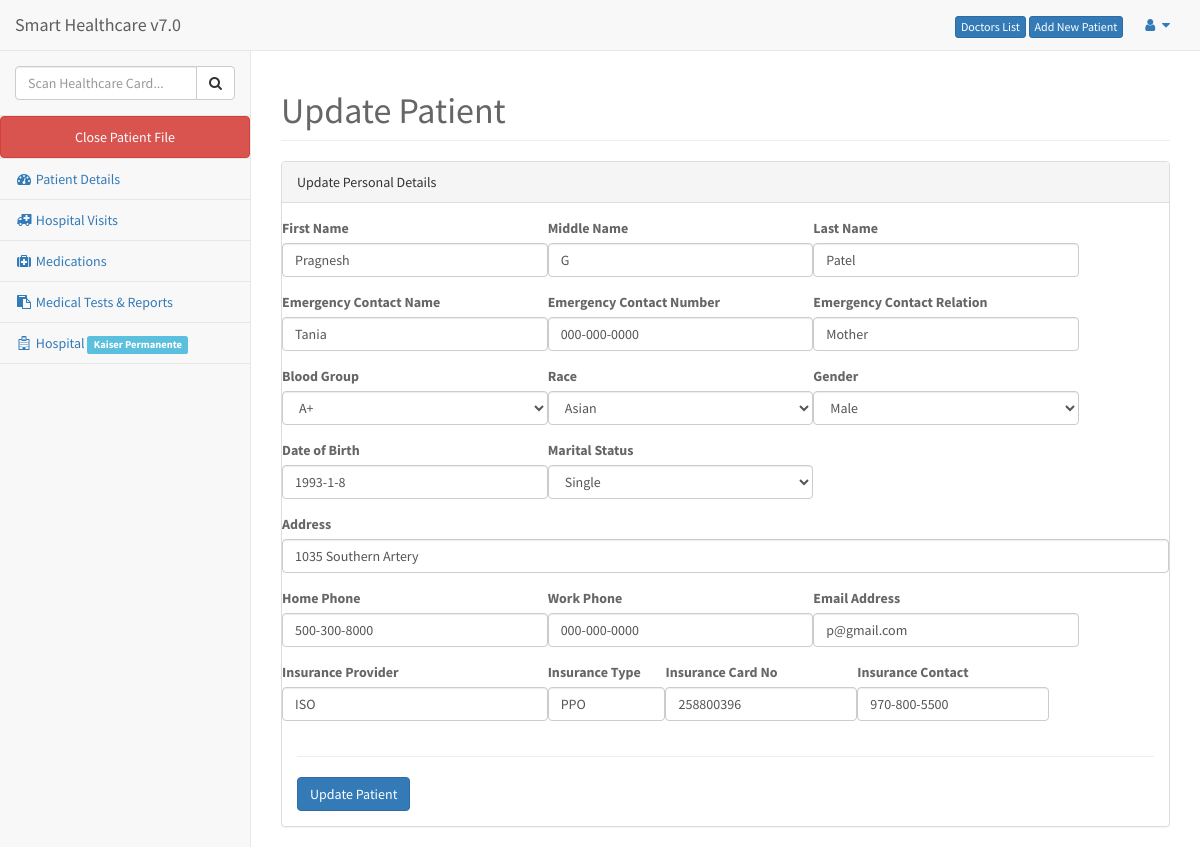
The app's page /editpatient.php?id=1 (signed in) with its own data.
### tables this page shows
CREATE TABLE IF NOT EXISTS `users` (
  `users_id` int(11) NOT NULL AUTO_INCREMENT,
  `fullname` varchar(30) NOT NULL,
  `password` varchar(50) NOT NULL,
  `email` varchar(150) DEFAULT NULL,
  `active` varchar(45) DEFAULT NULL,
  `hospital` varchar(100) DEFAULT NULL,
  PRIMARY KEY (`users_id`)
);

CREATE TABLE IF NOT EXISTS `patients` (
  `patient_id` int(11) NOT NULL AUTO_INCREMENT,
  `patientno` int(45) NOT NULL,
  `firstName` varchar(45) DEFAULT NULL,
  `middleName` varchar(45) DEFAULT NULL,
  `lastName` varchar(45) DEFAULT NULL,
  `emergencyName` varchar(45) DEFAULT NULL,
  `emergencyPhone` varchar(45) DEFAULT NULL,
  `emergencyRelation` varchar(45) DEFAULT NULL,
  `blood_group` varchar(45) DEFAULT NULL,
  `race` varchar(45) DEFAULT NULL,
  `gender` varchar(45) DEFAULT NULL,
  `dob` varchar(50) DEFAULT NULL,
  `marital_status` varchar(45) DEFAULT NULL,
  `address` varchar(255) DEFAULT NULL,
  `home_phone` varchar(45) DEFAULT NULL,
  `work_phone` varchar(45) DEFAULT NULL,
  `email` varchar(150) DEFAULT NULL,
  `insuranceProvider` varchar(45) DEFAULT NULL,
  `insuranceType` varchar(45) DEFAULT NULL,
  `insuranceCardNo` varchar(45) DEFAULT NULL,
  `insurancePhone` varchar(45) DEFAULT NULL,
  `added_time` datetime DEFAULT NULL,
  `ip` varchar(25) DEFAULT NULL,
  `lastvisit_id` int(10) DEFAULT NULL,
  PRIMARY KEY (`patient_id`)
);

### header.php (called while the page is built, shortened)
<?php
include 'includes/class.user.php';
$user = new User();

### includes/class.user.php (called while the page is built, shortened)
<?php
class User {
    public $db;
    public function __construct() {
        $this->db = new mysqli('localhost', 'root', '', 'capstone');
    }
    public function get_patient($id) {
        $sql = "SELECT * FROM patients WHERE patient_id='$id'";
        $result = mysqli_query($this->db, $sql);
        $rows = mysqli_fetch_assoc($result);
        $id = $rows['patient_id'];
        $patientno = $rows['patientno'];
        $firstName = $rows['firstName'];
        $middleName = $rows['middleName'];
        $lastName = $rows['lastName'];
        $emergencyName =$rows['emergencyName'];
        $emergencyPhone =$rows['emergencyPhone'];
        $emergencyRelation =$rows['emergencyRelation'];
        $blood_group = $rows['blood_group'];
        $race = $rows['race'];
        $gender = $rows['gender'];
        $dob = $rows['dob'];
        $marital_status = $rows['marital_status'];
        $address = $rows['address'];
        $home_phone = $rows['home_phone'];
        $work_phone = $rows['work_phone'];
        $email = $rows['email'];
        $insuranceProvider =$rows['insuranceProvider'];
        $insuranceType = $rows['insuranceType'];
        $insuranceCardNo =$rows['insuranceCardNo'];
        $insurancePhone =$rows['insurancePhone'];
        $arr = array('patient_id'=> $id , 'patientno'=> $patientno , 'firstName' => $firstName, 'middleName' => $middleName, 'lastName' => $lastName,
            'emergencyName' => $emergencyName, 'emergencyPhone' => $emergencyPhone, 'emergencyRelation' => $emergencyRelation,
            'blood_group' => $blood_group, 'race' => $race, 'gender' => $gender, 'dob' => $dob, 'marital_status' => $marital_status,
            'address' => $address, 'home_phone' => $home_phone, 'work_phone' => $work_phone, 'email' => $email,
             'insuranceProvider' => $insuranceProvider, 'insuranceType' => $insuranceType, 'insuranceCardNo' => $insuranceCardNo, 'insurancePhone' => $insurancePhone);
        return $arr;
    }
    public function getHospitalNamefromUsers($id){
        $sql = "SELECT * FROM users WHERE users_id='$id'";
        $result = mysqli_query($this->db, $sql);
        $rows = mysqli_fetch_assoc($result);
        $hospitalname = $rows['hospital'];
        return $hospitalname;
    }
}

### editpatient.php (the view, shortened to what this page needs)
<?php
include 'header.php';
if (!(isset($_SESSION['id']) && $_SESSION['id'] != '')) {
      header ("Location: login.php");
}
 else {
  $patientid = $_GET['id'];
  $get_patient = $user->get_patient($patientid);
?>
<?php include 'head.php';?>
<body>
<div id="wrapper">
    <?php include 'nav.php'; ?>
    <div id="page-wrapper">
        <div class="row">
            <div class="col-lg-12">
                <h1 class="page-header">Update Patient</h1>
            </div>
        </div>
        <div class="row">
            <div class="col-lg-12">
                <div class="panel panel-default">
                    <div class="panel-heading">
                       Update Personal Details
                    </div>
                    <div class="panel-body">
                        <div class="row">
                            <div class="col-lg-12">
                                 <form class="form-horizontal group-border-dashed" action="#" method="POST" enctype="multipart/form-data" >
                                    <div class="row">
                                        <div class="form-group col-lg-4">
                                            <label>First Name</label>
                                            <input type="text" required placeholder="First Name" id="firstname" name="firstname" value="<?php echo $get_patient['firstName']; ?>" class="form-control" tabindex="1">
                                        </div>
                                        <div class="form-group col-lg-4">
                                            <label>Middle Name</label>
                                            <input type="text" required placeholder="First Name" id="middlename" name="middlename" value="<?php echo $get_patient['middleName']; ?>" class="form-control" tabindex="2">
                                        </div>
                                        <div class="form-group col-lg-4">
                                            <label>Last Name</label>
                                            <input type="text" required placeholder="Last Name" id="lastname" name="lastname" value="<?php echo $get_patient['lastName']; ?>" class="form-control" tabindex="3">
                                        </div>
                                    </div>
                                    <div class="row">
                                        <div class="form-group col-lg-4">
                                            <label>Emergency Contact Name</label>
                                            <input type="text" required placeholder="Emergency Contact Name" id="emergencyname" name="emergencyname" value="<?php echo $get_patient['emergencyName']; ?>" class="form-control" tabindex="4">
                                        </div>
                                        <div class="form-group col-lg-4">
                                            <label>Emergency Contact Number</label>
                                            <input type="text" required placeholder="Emergency Contact Number" id="emergencynumber" name="emergencynumber" value="<?php echo $get_patient['emergencyPhone']; ?>" class="form-control" tabindex="5">
                                        </div>
                                        <div class="form-group col-lg-4">
                                            <label>Emergency Contact Relation</label>
                                            <input type="text" required placeholder="Emergency Contact Relation" id="emergencyrelation" name="emergencyrelation" value="<?php echo $get_patient['emergencyRelation']; ?>" class="form-control" tabindex="6">
                                        </div>
                                    </div>
                                    <div class="row">
                                        <div class="form-group col-lg-4">
                                            <label>Blood Group</label>
                                            <select required name="bloodgroup" class="form-control" tabindex="7">
                                                <option value="A+"<?php if ($get_patient['blood_group'] === 'A+') echo 'selected="selected"'?> >A+</option>
                                            </select>
                                        </div>
                                        <div class="form-group col-lg-4">
                                            <label>Race</label>
                                            <select required name="race" class="form-control" tabindex="8">
                                                <option value="Asian"<?php if ($get_patient['race'] === 'Asian') echo 'selected="selected"'?>>Asian</option>
                                            </select>
                                        </div>
                                        <div class="form-group col-lg-4">
                                            <label>Gender</label>
                                            <select required name="gender" class="form-control" tabindex="9">
                                                <option value="Male"<?php if ($get_patient['gender'] === 'Male') echo 'selected="selected"'?>>Male</option>
                                            </select>
                                        </div>
                                    </div>
                                    <div class="row">
                                        <div class="form-group col-lg-4">
                                            <label>Date of Birth</label>
                                            <input class="span2 form-control" id="dob" name="dob" type="text" value="<?php echo $get_patient['dob']; ?>" placeholder="mm/dd/yyyy" tabindex="10">
                                        </div>
                                        <div class="form-group col-lg-4">
                                            <label>Marital Status</label>
                                            <select required name="maritalstatus" class="form-control" tabindex="11">
                                                <option value="Single"<?php if ($get_patient['marital_status'] === 'Single') echo 'selected="selected"'?>>Single</option>
                                            </select>
                                        </div>
                                    </div>
                                    <div class="form-group">
                                        <label>Address</label>
                                        <input type="text" required  placeholder="Address" name="address" value="<?php echo $get_patient['address']; ?>" class="form-control" tabindex="12">
                                    </div>
                                    <div class="row">
                                        <div class="form-group col-lg-4">
                                            <label>Home Phone</label>
                                            <input type="text" required  placeholder="Home Phone" name="homephone" value="<?php echo $get_patient['home_phone']; ?>" class="form-control" tabindex="13">
                                        </div>
                                        <div class="form-group col-lg-4">
                                            <label>Work Phone</label>
                                            <input type="text" required  placeholder="Work Phone" name="workphone" value="<?php echo $get_patient['work_phone']; ?>" class="form-control" tabindex="14">
                                        </div>
                                        <div class="form-group col-lg-4">
                                            <label>Email Address</label>
                                            <input type="text" required  placeholder="Email Address" name="email" value="<?php echo $get_patient['email']; ?>" class="form-control" tabindex="15">
                                        </div>
                                    </div>
                                    <div class="row">
                                        <div class="form-group col-lg-4">
                                            <label>Insurance Provider</label>
                                            <input type="text" required  placeholder="Insurance Provider" name="insuranceprovider" value="<?php echo $get_patient['insuranceProvider']; ?>" class="form-control" tabindex="16">
                                        </div>
                                        <div class="form-group col-lg-2">
                                            <label>Insurance Type</label>
                                            <input type="text" required  placeholder="Insurance Provider" name="insurancetype" value="<?php echo $get_patient['insuranceType']; ?>" class="form-control" tabindex="17">
                                        </div>
                                        <div class="form-group col-lg-3">
                                            <label>Insurance Card No</label>
                                            <input type="text" required  placeholder="Insurance Card No" name="insurancecardno" value="<?php echo $get_patient['insuranceCardNo']; ?>" class="form-control" tabindex="18">
                                        </div>
                                        <div class="form-group col-lg-3">
                                            <label>Insurance Contact</label>
                                            <input type="text" required  placeholder="Insurance Contact" name="insurancephone" value="<?php echo $get_patient['insurancePhone']; ?>" class="form-control" tabindex="19">
                                        </div>
                                    </div>
                                    <hr>
                                    <button type="submit" name="submit" class="btn btn-primary">Update Patient</button>
                                </form>
                            </div>
                        </div>
                    </div>
                </div>
            </div>
        </div>
    </div>
</div>
<?php
include 'footer.php';
}?>

### nav.php (shortened to what this page needs)
<nav class="navbar navbar-default navbar-static-top" role="navigation" style="margin-bottom: 0">
    <div class="navbar-header">
        <a class="navbar-brand" href="index.php">Smart Healthcare v7.0</a>
    </div>
    <ul class="nav navbar-top-links navbar-right">
        <a href="doctorslist.php" class="btn btn-primary btn-xs">Doctors List</a>
        <a href="addnewpatient.php" class="btn btn-primary btn-xs">Add New Patient</a>
        <li class="dropdown">
            <a class="dropdown-toggle" data-toggle="dropdown" href="#">
                <i class="fa fa-user fa-fw"></i>  <i class="fa fa-caret-down"></i>
            </a>
        </li>
    </ul>
    <div class="navbar-default sidebar" role="navigation">
        <div class="sidebar-nav navbar-collapse">
            <ul class="nav" id="side-menu">
                <li class="sidebar-search">
                     <form class="form-horizontal group-border-dashed" action="<?php echo $_SERVER['PHP_SELF']; ?>" method="POST" enctype="multipart/form-data" >
                        <div class="input-group custom-search-form">
                                <input type="text" name="search" class="form-control" placeholder="Scan Healthcare Card...">
                                <span class="input-group-btn">
                                    <button  class="btn btn-default" name="search_submit" type="submit">
                                        <i class="fa fa-search"></i>
                                    </button>
                                </span>
                        </div>
                     </form>
                </li>
                <li> <a href="index.php" class="btn btn-danger">Close Patient File</a> </li>
                <li> <a href="patientdetails.php"><i class="fa fa-dashboard fa-fw"></i> Patient Details</a> </li>
                <li> <a href="hospitalvisit.php"><i class="fa fa-ambulance fa-fw"></i> Hospital Visits</a> </li>
                <li> <a href="medications.php"><i class="fa fa-medkit fa-fw"></i> Medications</a> </li>
                <li> <a href="medicaltestsreports.php"><i class="fa fa-paste fa-fw"></i> Medical Tests & Reports</a> </li>
                <li> <a href="#"><i class="fa fa-hospital-o fa-fw"></i> Hospital <span class="label label-info"><?php echo $user->getHospitalNamefromUsers($_SESSION['id']); ?></span></a> </li>
            </ul>
        </div>
    </div>
</nav>

### css/style.css (style rules this page uses)
body { font-family: 'Source Sans Pro', sans-serif; font-size: 14px; color: #666; }

### records on screen
users: hospital "Kaiser Permanente"
patients: firstname "Pragnesh", middlename "G", lastname "Patel", emergencyname "Tania", emergencynumber "000-000-0000", emergencyrelation "Mother", bloodgroup "A+", race "Asian", gender "Male", dob "1993-1-8", maritalstatus "Single", address "1035 Southern Artery", homephone "500-300-8000", workphone "000-000-0000", email "p@gmail.com", insuranceprovider "ISO", insurancetype "PPO", insurancecardno "258800396", insurancephone "970-800-5500"
